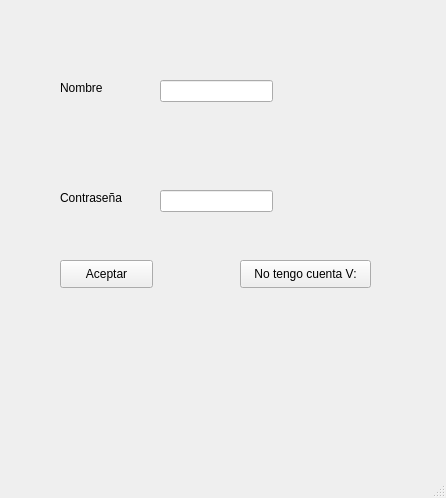
<?xml version="1.0" encoding="UTF-8"?>
<ui version="4.0">
 <class>MainWindow</class>
 <widget class="QMainWindow" name="MainWindow">
  <property name="geometry">
   <rect>
    <x>0</x>
    <y>0</y>
    <width>446</width>
    <height>498</height>
   </rect>
  </property>
  <property name="windowTitle">
   <string>MainWindow</string>
  </property>
  <widget class="QWidget" name="centralwidget">
   <widget class="QPushButton" name="pushButton">
    <property name="geometry">
     <rect>
      <x>60</x>
      <y>260</y>
      <width>93</width>
      <height>28</height>
     </rect>
    </property>
    <property name="text">
     <string>Aceptar</string>
    </property>
   </widget>
   <widget class="QPushButton" name="pushButton_2">
    <property name="geometry">
     <rect>
      <x>240</x>
      <y>260</y>
      <width>131</width>
      <height>28</height>
     </rect>
    </property>
    <property name="text">
     <string>No tengo cuenta V:</string>
    </property>
   </widget>
   <widget class="QLabel" name="label">
    <property name="geometry">
     <rect>
      <x>60</x>
      <y>80</y>
      <width>55</width>
      <height>16</height>
     </rect>
    </property>
    <property name="text">
     <string>Nombre</string>
    </property>
   </widget>
   <widget class="QLabel" name="label_2">
    <property name="geometry">
     <rect>
      <x>60</x>
      <y>190</y>
      <width>71</width>
      <height>16</height>
     </rect>
    </property>
    <property name="text">
     <string>Contraseña</string>
    </property>
   </widget>
   <widget class="QLineEdit" name="lineEdit">
    <property name="geometry">
     <rect>
      <x>160</x>
      <y>80</y>
      <width>113</width>
      <height>22</height>
     </rect>
    </property>
   </widget>
   <widget class="QLineEdit" name="lineEdit_2">
    <property name="geometry">
     <rect>
      <x>160</x>
      <y>190</y>
      <width>113</width>
      <height>22</height>
     </rect>
    </property>
   </widget>
  </widget>
  <widget class="QMenuBar" name="menubar">
   <property name="geometry">
    <rect>
     <x>0</x>
     <y>0</y>
     <width>446</width>
     <height>26</height>
    </rect>
   </property>
  </widget>
  <widget class="QStatusBar" name="statusbar"/>
 </widget>
 <resources/>
 <connections/>
</ui>
